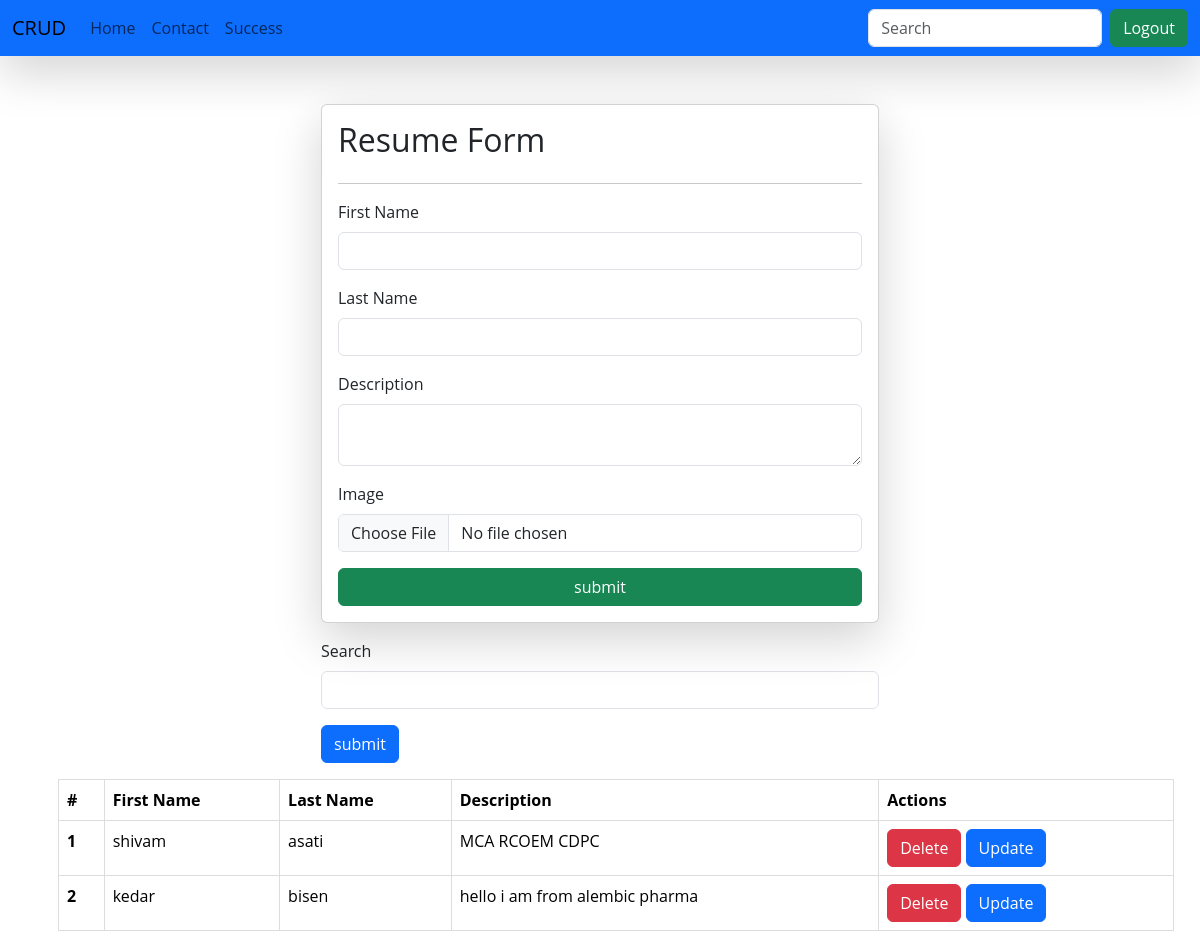
/resume (signed in), run on an earlier commit of the app's database.
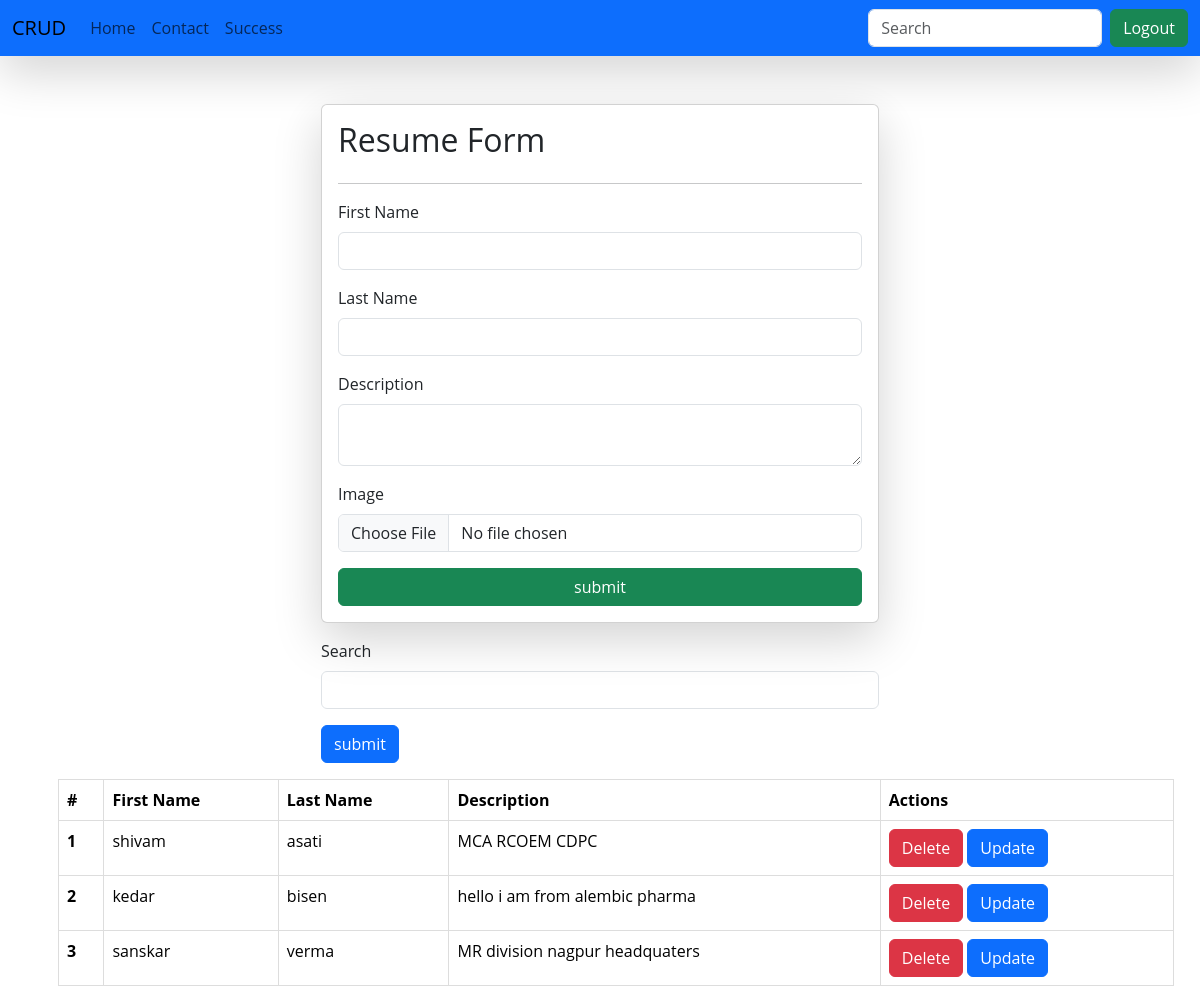
And on a later commit of the database.
### resume/models.py (models this page shows)
class Resume(models.Model):
    user = models.ForeignKey(User, on_delete= models.SET_NULL, null = True, blank = True)
    f_name = models.CharField(max_length=25)
    l_name = models.CharField(max_length=25)
    desc = models.TextField()
    image = models.ImageField(upload_to='images')

### resume/views.py (the view, shortened to what this page needs)
# urls.py: path('resume', resumes, name='resume'),
@login_required(login_url='/login')
def resumes(request):
    queryset = Resume.objects.all()
    if request.GET.get('search'):
        queryset = queryset.filter(f_name__icontains = request.GET.get('search'))
    context = {'resume' : queryset}
    return render(request, 'resume.html',context)

### resume/templates/resume.html (shortened to what this page needs)
{% extends "base.html" %}
{% block start %}
<div class="container mt-5">
    <form class="col-6 mx-auto card shadow-lg p-3" method="post" enctype="multipart/form-data">
        <h2>Resume Form </h2>
        <hr>
        <div class="mb-3">
            <label for="exampleInputEmail1" class="form-label"> First Name </label>
            <input type="text" class="form-control" name="f_name" required>
        </div>
        <div class="mb-3">
            <label for="exampleInputEmail1" class="form-label"> Last Name </label>
            <input type="text" class="form-control" name="l_name" required>
        </div>
        <div class="mb-3">
            <label for="exampleInputPassword1" class="form-label"> Description </label>
            <textarea type="textarea" class="form-control" name="desc" required></textarea>
        </div>
        <div class="mb-3">
            <label class="form-label" for="exampleCheck1"> Image </label>
            <input type="file" class="form-control" name="image">
        </div>
        <button type="submit" class="btn btn-primary btn-success">submit</button>
    </form>
    <div class="mt-3">
      <div class="mx-auto col-6">
        <div class="mb-3">
          <form action="">
             <label for="exampleInputEmail1" class="form-label"> Search </label>
            <input type="text" class="form-control" name="search">
        </div>
        <button type="submit" class="btn btn-primary btn-primary">submit</button>
      </div>
    </div>
   <table class="table m-3">
    <thead>
      <tr>
        <th scope="col">#</th>
        <th scope="col">First Name</th>
        <th scope="col">Last Name</th>
        <th scope="col">Description</th>
        <th scope="col">Actions</th>
      </tr>
    </thead>
    <tbody>
        {% for resumes in resume %}
      <tr>
        <th scope="row">{{forloop.counter}}</th>
        <td>{{resumes.f_name}}</td>
        <td>{{resumes.l_name}}</td>
        <td>{{resumes.desc}}</td>
        <td>
            <a href="delete-resume/{{ resumes.id }}/" class = "btn btn-danger">Delete</a>
            <a href="update-resume/{{ resumes.id }}/" class = "btn btn-primary">Update</a>
        </td>
      </tr>
      {% endfor %}
  </table>
</div>
{% endblock %}

What changed in the data, as far as the page shows it:
added Resume: f_name "sanskar", l_name "verma", desc "MR division nagpur headquaters"
